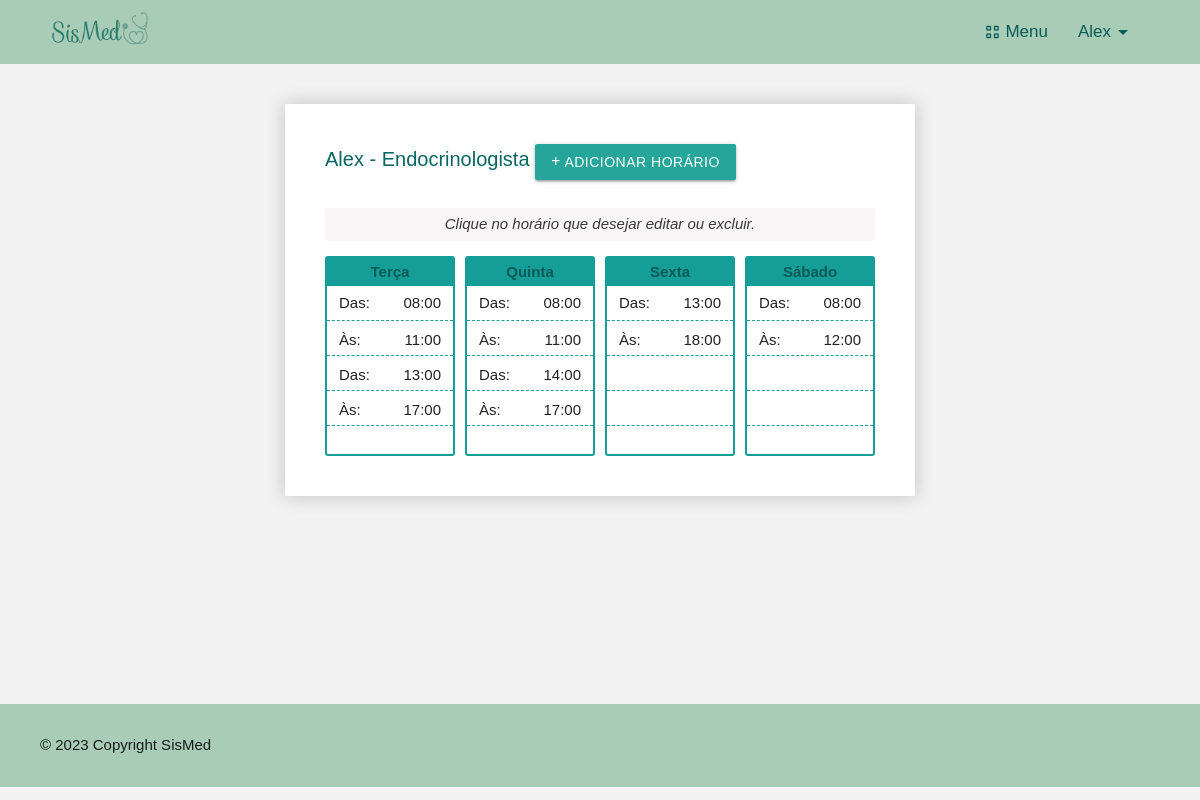
The app's page /dados/agenda/1 (signed in) with its own data.
### cadastros/models.py (models this page shows, shortened)
class AgendaMedico(models.Model):
    medico = models.OneToOneField(Medico, on_delete=models.CASCADE)

class Medico(models.Model):
    nome_completo = models.CharField(max_length=100, verbose_name='Nome Completo')
    data_nascimento = models.DateField(verbose_name='Data de Nascimento')
    rg = models.CharField(max_length=13, verbose_name='RG', unique=True)
    cpf = models.CharField(max_length=14, verbose_name='CPF', unique=True)
    crm = models.CharField(null=True, max_length=14, verbose_name='CRM', unique=True)
    sexo = models.CharField(max_length=1, choices=sexo_opcoes, null=True)
    endereco = models.OneToOneField(Endereco, null=True, on_delete=models.PROTECT)
    telefone = models.CharField(max_length=15, unique=True)
    email = models.CharField(max_length=50, unique=True)
    data_cadastro = models.DateField(verbose_name='Data de Cadastro')
    especialidade = models.ForeignKey(Especialidade, on_delete=models.PROTECT)
    foto =  models.ImageField(upload_to='fotos_medicos', blank=True, null=True)
    usuario = models.OneToOneField(User, null=True, on_delete=models.DO_NOTHING)
    def __str__(self):
        return f'{self.nome_completo} - {self.especialidade}'
    """def __str__(self):
        return f'{self.nome_completo} {self.data_nascimento} {self.rg} {self.cpf} {self.crm} {self.endereco} {self.telefone} {self.email} {self.data_cadastro} {self.especialidade}'"""

class Especialidade(models.Model):
    especialidade = models.CharField(max_length=30, unique=True)
    valor_consulta = models.DecimalField(max_digits=8, decimal_places=2, null=True)
    def __str__(self):
        return f'{self.especialidade}'

class HorarioMedico(models.Model):
    agenda = models.ForeignKey(AgendaMedico, null=True, on_delete=models.CASCADE)
    dia_semana = models.IntegerField(choices=dias_semana_opcoes)
    horario_inicial_manha = models.TimeField(null=True, blank=True)
    horario_final_manha = models.TimeField(null=True, blank=True)
    horario_inicial_tarde = models.TimeField(null=True, blank=True)
    horario_final_tarde = models.TimeField(null=True, blank=True)

### cadastros/views.py (the view)
# urls.py: path('dados/agenda/<int:pk>', AgendaDetail.as_view(), name='dados-agenda'),
class AgendaDetail(GroupRequiredMixin, LoginRequiredMixin, GrupoMixin, DetailView):
    login_url = reverse_lazy('login')
    group_required = [u'Administrador', 'Medico']
    model = AgendaMedico
    template_name = 'cadastros/agenda.html'
    context_object_name = 'agenda'
    def get_context_data(self, **kwargs):
        context = super().get_context_data(**kwargs)
        pk = self.kwargs.get('pk')
        agenda = AgendaMedico.objects.get(pk=pk)
        horarios_ordenados = HorarioMedico.objects.filter(agenda=agenda).order_by('dia_semana')
        dia_semana_nomes = dict(dias_semana_opcoes)
        for horario in horarios_ordenados:
            horario.dia_semana = dia_semana_nomes.get(horario.dia_semana, '').split('-')[0]
        context['horarios'] = horarios_ordenados
        return context

### paginas/views.py (called while the page is built)
    def get_context_data(self, **kwargs):
        context = super().get_context_data(**kwargs)
        user = self.request.user
        is_admin = user.groups.filter(name='Administrador').exists()
        is_medico = user.groups.filter(name='Medico').exists()
        context['is_admin'] = is_admin
        context['is_medico'] = is_medico
        return context

### cadastros/templates/cadastros/agenda.html (shortened to what this page needs)
{% extends 'paginas/index.html' %}
{% load static %}
{% block styles %}
    <link rel="stylesheet" href="{% static 'css/listar.css' %}">
    <link rel="stylesheet" href="{% static 'css/agenda.css' %}">
{% endblock %}
{% block content %}
    <div class="agenda-container">
        <div class="agenda-titulo">
            <div id="agenda-medico"><span id="agenda-medico">{{agenda.medico}}</span></div> &nbsp; <a href="{% url 'cadastrar-horario' agenda.pk %}" id="adicionar-horario" class="btn"> <i class="fa fa-plus"></i> Adicionar horário</a>
        </div>
        <div id="aviso">
            {% if horarios %}
                <p>Clique no horário que desejar editar ou excluir.</p>
            {% else %}
                <p>Ainda não há nenhum horário cadastrado nesta agenda.</p>
            {% endif %}
        </div>
        <div class="agenda-corpo">
            {% for horario in horarios %}
                <div class="horario-agenda-box" id="horario-agenda-box{{ horario.id }}">
                    <div class="horario-agenda" data-id="{{ horario.id }}">
                    <span class="dia">{{ horario.dia_semana }}</span>
                    <div class="horarios">
                        {% if horario.horario_inicial_manha %}
                            <div><span>Das:</span> <span>{{ horario.horario_inicial_manha }}</span></div>
                            <div><span>Às:</span> <span>{{ horario.horario_final_manha }}</span></div>
                        {% endif %}
                        {% if horario.horario_inicial_tarde %}
                            <div><span>Das:</span> <span>{{ horario.horario_inicial_tarde }}</div>
                            <div><span>Às:</span> <span>{{ horario.horario_final_tarde }}</span></div>
                        {% endif %}
                        {% if not horario.horario_inicial_manha or not horario.horario_inicial_tarde %}
                            <div></div>
                            <div></div>
                        {% endif %}
                    </div>
                    </div>
                </div>
            {% endfor %}
        </div>
    </div>
{% endblock %}

### paginas/templates/paginas/index.html (shortened to what this page needs)
{% load static %}
<!DOCTYPE html>
<html lang="pt-br">
<head>
    <link rel="stylesheet" href="https://cdnjs.cloudflare.com/ajax/libs/materialize/1.0.0/css/materialize.min.css">
    <link rel="stylesheet" href="{% static 'css/estilo.css' %}">
    <link rel="stylesheet" href="{% static 'css/style_dash.css' %}">
    {% block styles %}
    {% endblock %}
</head>
<body>
{% block head %}
<header>
    <a href="#" class="brand-logo">
        <img id="logo" src="{% static 'img/SisMed-logo.png' %}" alt="SisMed logo" class="responsive-img" style="max-height: 60px;">
    </a>
  <nav class="navbar-nav">
    <div class="nav-wrapper" >
            <ul id="nav-mobile" class="right hide-on-med-and-down">
                {% if request.user.is_authenticated %}
                    <li class="dropdown-trigger black-text" data-target="dropdown1">
                        <span class="icons material-symbols-outlined" id="view-cozy">View_Cozy</span>
                        Menu
                    </li>
                    <li id="drop-user" class="dropdown-trigger black-text" data-target="dropdown3"> {{ request.user }}
                        <span class="material-symbols-outlined">arrow_drop_down</span>
                    </li>
                {% else %}
                    <li><a class="black-text" id="login-option" href="{% url 'login' %}">Login</a></li>
                {% endif %}
            </ul>
        </div>
    </nav>
</header>
{% endblock %}
{% block main %}
<main>
    <div class="container" id="main-container">
        {% block content %}{% endblock %}
    </div>
</main>
{% endblock %}
{% block footer %}
<footer>
    <div class="col-12" id="copyright">
        <p>&copy; 2023 Copyright SisMed</p>
    </div>
</footer>
{% endblock %}
</body>
</html>

### static/css/estilo.css (style rules this page uses)
* { margin: 0; padding: 0; }
body { background-color: #f2f2f2; }
header { height: 64px; background-color: #a8ccb6; display: flex; align-items: center; justify-content: space-between; padding-left: 50px; padding-right: 65px; }
header #logo { width: 110px; }
.navbar-nav { background-color: #a8ccb6; box-shadow: none; justify-content: space-between; }
#drop-user { text-transform: capitalize; }
.dropdown-trigger { display: flex; align-items: center; margin-left: 30px; font-size: 17px; color: #085c58 !important; }
.icons { margin-right: 4px; font-size: 18px; }
#drop-user { font-weight: 500; }
main { min-height: 80vh; }
.container { padding-block: 20px; }
footer { background-color: #a8ccb6; padding-inline: 40px; padding-block: 30px; }
#copyright { display: flex; justify-content: space-between; }

### static/css/style_dash.css (style rules this page uses)
body { font-family: Arial, sans-serif; }

### static/css/listar.css (style rules this page uses)
.container { padding-block: 40px; }

### static/css/agenda.css (style rules this page uses)
.agenda-container { width: fit-content; background-color: #fff; border-radius: 2px; padding: 40px; margin-inline: auto; box-shadow: 0 0 20px rgba(0, 0, 0, 0.2); }
.agenda-titulo { display: flex; width: 100%; text-align: center; font-size: 20px; font-weight: 500; color: #096661; margin-bottom: 20px; }
#agenda-medico { max-width: 300px; }
.agenda-titulo i { font-size: 16px; }
#aviso, .aviso { margin-top: 28px; margin-bottom: 15px; padding-block: 5px; padding-inline: 10px; background-color: #f7f5f5; border-radius: 2px; color: #3a3a3a; text-align: center; font-style: italic; }
.agenda-corpo { width: 100%; display: flex; justify-content: center; flex-wrap: wrap; gap: 10px; height: fit-content; }
.horario-agenda { display: flex; flex-direction: column; width: 130px; height: 200px; border: 2px solid #149e97; border-radius: 3px; cursor: pointer; }
.dia { text-align: center; background-color: #149e97; color: #0c5a56; font-weight: 600; padding-inline: 8px; padding-block: 3px; }
.horario-agenda .horarios { display: flex; gap: 5px; flex-direction: column; }
.horario-agenda .horarios div { display: flex; height: 30px; gap: 5px; justify-content: space-between; align-items: center; border-bottom: 1px dashed #149e97; padding-block: 4px; padding-inline: 12px; }
.horario-agenda .horarios div:first-child { padding-block: 7px; height: 35px; }

### records on screen
AgendaMedico: medico "Alex - Endocrinologista"
HorarioMedico: dia_semana "Terça", horario_inicial_manha "08:00", horario_final_manha "11:00", horario_inicial_tarde "13:00", horario_final_tarde "17:00"
HorarioMedico: dia_semana "Quinta", horario_inicial_manha "08:00", horario_final_manha "11:00", horario_inicial_tarde "14:00", horario_final_tarde "17:00"
HorarioMedico: dia_semana "Sexta", horario_inicial_tarde "13:00", horario_final_tarde "18:00"
HorarioMedico: dia_semana "Sábado", horario_inicial_manha "08:00", horario_final_manha "12:00"

### other values on screen
{{ request.user }} "Alex"
